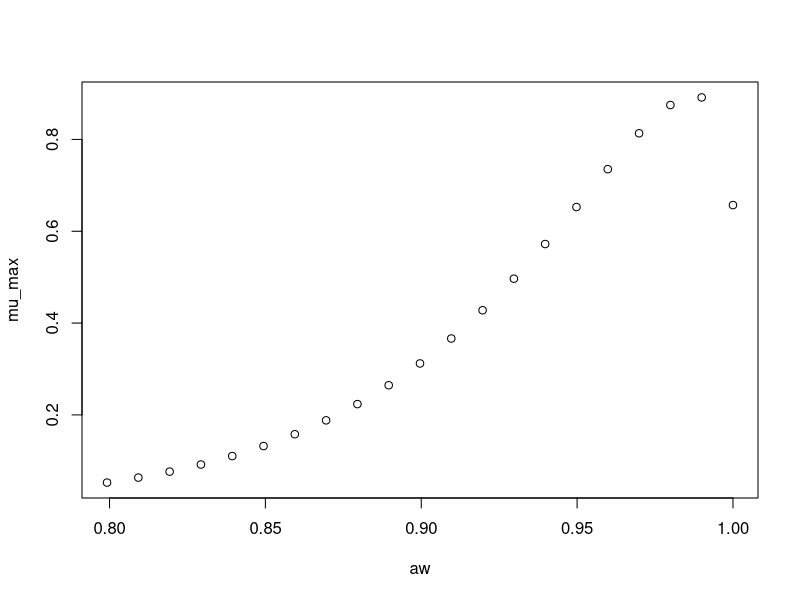

This figure's R source:
#############################
# start of Parameter script
#############################
aw <- seq(0.799200799200799,0.999999,length.out=21)
#############################
# end of Parameter script
#############################
############################# 
# start of Model script Gropin ID 1381 
#############################
 
# constant coefficients for this model
 
variables <- data.frame(aw)
argumentsPar <- expand.grid(variables)
 
# heart of the model
response_surface <- function(aw) {
   mumax <-exp(-0.4256+5.615*sqrt(1-aw)-25.08*(sqrt(1-aw))^2)

return(mumax=mumax)
} 

# output parameters
mumax <- cbind(argumentsPar,response_surface(argumentsPar['aw']))
colnames(mumax) <- c(colnames(argumentsPar),'mumax')
#############################
# End of Model script
#############################
############################# 
# start of Visualisation script Gropin ID 1381 
#############################
plot(aw,mumax$mumax,
                          xlab='aw',
                          ylab='mu_max')
#############################
# End of Visualisation script
#############################
